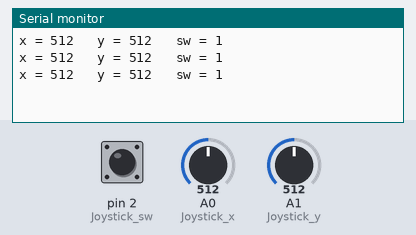
Simulated run of this sketch. Board: Arduino Uno, built with avr-gcc and run on an emulated ATmega328P. Shown: the last lines printed to the serial monitor. The inputs (shaded band) are chosen by the test bench; at power-on: A0 (Joystick_x) = 512, A1 (Joystick_y) = 512, pin 2 (Joystick_sw) HIGH.

Above: at 1.3 s.
1.4 s: A0 (Joystick_x) set to 716
At 2.2 s:
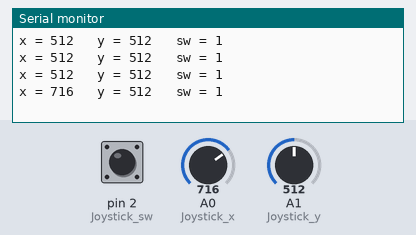
2.9 s: A1 (Joystick_y) set to 716
At 3.2 s:
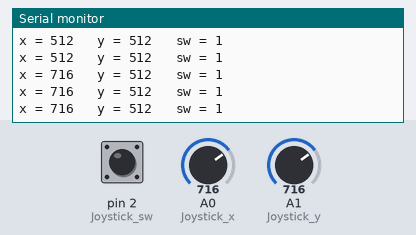
4.4 s: A0 (Joystick_x) set to 1010
At 5.0 s:
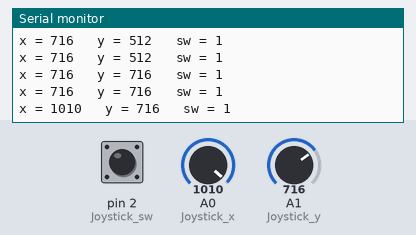
7.6 s: pin 2 (Joystick_sw) pulled LOW for 0.7 s
At 8.4 s:
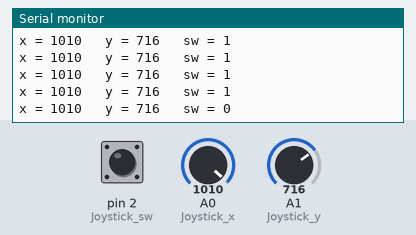
9.8 s: A1 (Joystick_y) set to 900
At 9.8 s:
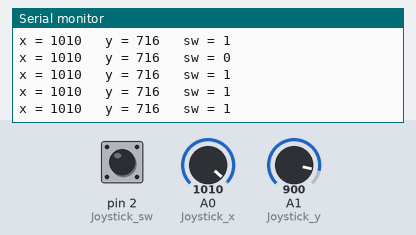
11.3 s: pin 2 (Joystick_sw) pulled LOW for 1 s
At 11.8 s:
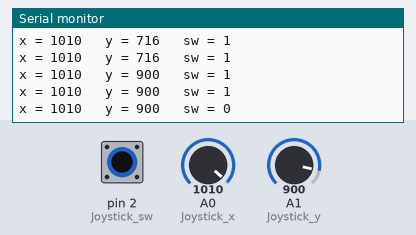
Timing chart, 0 to 14.3 s (numbered marks = the images above; inputs shaded):
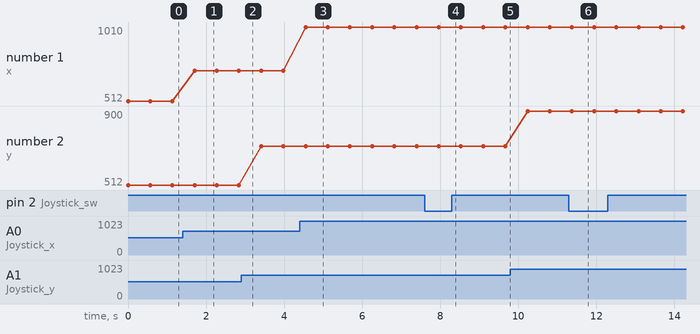

Measured:
- after the input at 1.4 s, the serial monitor: prints a new line after 0.31 s (image 1)
- after the input at 4.4 s, the serial monitor: prints a new line after 0.15 s (image 3)
- after the input at 7.6 s, the serial monitor: prints a new line after 0.36 s (image 4)
- after the input at 11.3 s, the serial monitor: prints a new line after 0.08 s (image 6)
- plotted number 1: 512 → 716 after the input at 1.4 s, 716 → 1010 after the input at 4.4 s
- plotted number 2: 716 → 900 after the input at 9.8 s

The sketch:

joysticl_gui.ino
```cpp
#include <IRremote.h>

int Joystick_x = A0;
int Joystick_y = A1;
int Joystick_sw = 2;

IRsend irsend;  // KHÔNG truyền tham số chân

void setup() {
  Serial.begin(9600);
  pinMode(Joystick_sw, INPUT_PULLUP);
  // Không gọi irsend.begin()
}

void loop() {
  int x = analogRead(Joystick_x);
  int y = analogRead(Joystick_y);
  int sw = digitalRead(Joystick_sw);

  Serial.print("x = ");
  Serial.print(x);
  Serial.print("\t y = ");
  Serial.print(y);
  Serial.print("\t sw = ");
  Serial.println(sw);

  uint16_t tData = 0xFFFF;  // Không gửi nếu bằng 0xFFFF

  if (sw == LOW) {
    tData = 0x04;
  } else if (x > 1000) {
    tData = 0x00;
  } else if (x < 100) {
    tData = 0x01;
  } else if (y < 100) {
    tData = 0x02;
  } else if (y > 1000) {
    tData = 0x03;
  }


   irsend.sendRC5(tData, 16);
   delay(500);

}
```
